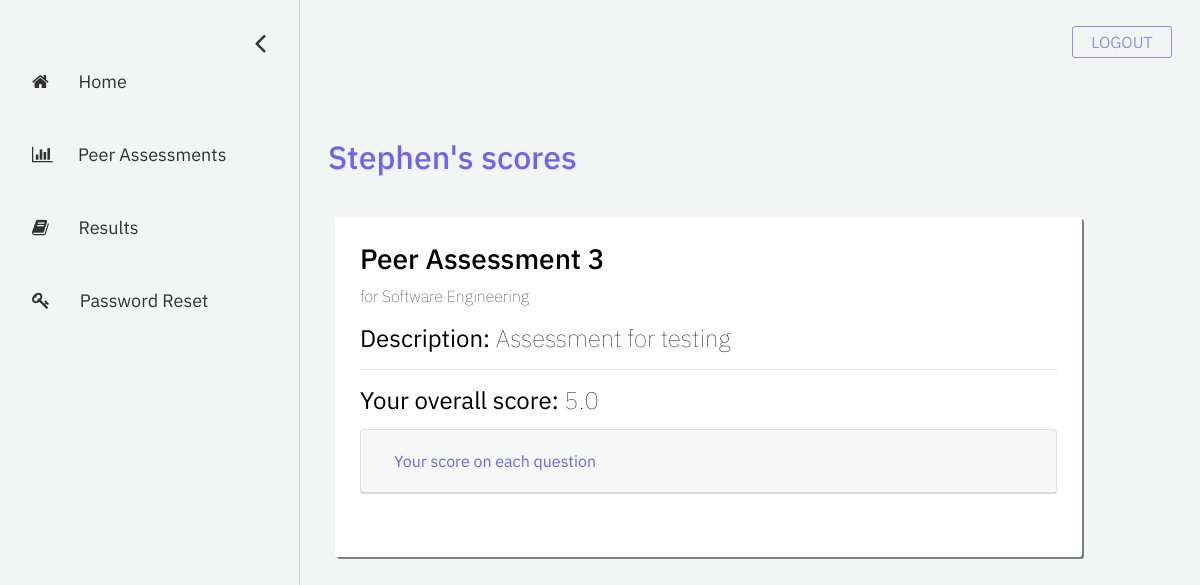
Screenshot of /student/completed-assessments (signed in) with the database file from the repository.
### account/models.py (models this page shows, shortened)
class User(AbstractBaseUser, PermissionsMixin):
    email = models.EmailField(
        verbose_name=_('email address'), max_length=255, unique=True
    )
    first_name = models.CharField(_('first name'), max_length=30, blank=True)
    last_name = models.CharField(_('last name'), max_length=150, blank=True)
    eagle_id = models.CharField(max_length = 8, unique=True)
    is_student = models.BooleanField(
        _('student status'),
        default=False,
        help_text=_(
            'Shows whether this user is a student. '
        ),
    )
    is_instructor = models.BooleanField(
        _('instructor status'),
        default=False,
        help_text=_(
            'Shows whether this user is a instructor. '
        ),
    )
    is_active = models.BooleanField(
        _('active'),
        default=True,
        help_text=_(
            'Designates whether this user should be treated as active. '
            'Unselect this instead of deleting accounts.'
        ),
    )
    is_staff = models.BooleanField(
        _('admin status'),
        default=False,
        help_text=_(
            'Designates whether the user can log into this admin site.'
        ),
    )
    date_joined = models.DateTimeField(
        _('date joined'), default=timezone.now
    )
    objects = UserManager()
    USERNAME_FIELD = 'email'
    REQUIRED_FIELDS = ['first_name', 'last_name', 'eagle_id', 'is_student', 'is_instructor']

### assessment/models.py (models this page shows, shortened)
class Assessment(models.Model):
    name = models.CharField("assessment name", max_length=255)
    description = models.TextField("description", max_length=512, blank=True)
    date_created = models.DateTimeField("date created", auto_now_add=True)
    start_date = models.DateField("start date")
    end_date = models.DateField("end date")
    open_status = models.BooleanField("open status", default=True)
    course = models.ForeignKey(Course, on_delete=models.CASCADE) # the course that this peer review belongs to
    questions = models.ManyToManyField(Question) # a set of Questions under this assessment
    result_sets = models.ManyToManyField(Result_set) # a set of Result_sets under this assessment
    completed_students = models.ManyToManyField(User, related_name="completed_students") # a set of Users who have completed this assessment
    def is_open(self):
        return self.open_status

class Result_set(models.Model):
    student = models.ForeignKey(User, related_name="evaluated_student", on_delete=models.CASCADE)
    team = models.ForeignKey(Team, on_delete=models.CASCADE)
    rating_answers = models.ManyToManyField(Answer, related_name="rating_answers") # a set of rating Answers under this assessment
    text_answers = models.ManyToManyField(Answer, related_name="text_answers") # a set of text Answers under this assessment
    def get_overall_average(self):
        scores = [answer.answer_rating for answer in self.rating_answers.all()] # a list of scores
        return round(np.mean(scores), 2)

class Answer(models.Model):
    question = models.ForeignKey(Question, on_delete=models.CASCADE)
    evaluator = models.ForeignKey(User, related_name="evaluator", on_delete=models.CASCADE) # the person who evaluates others
    team_member = models.ForeignKey(User, related_name="team_member", on_delete=models.CASCADE) # the person being evaluated
    answer_text = models.CharField("answer text", max_length=512, null=True) # answer for free response
    answer_rating = models.SmallIntegerField("answer rating", null=True) # answer for rating question (1-5)
    date_added = models.DateTimeField("date added", auto_now_add=True)
    date_modified = models.DateTimeField("date modified", auto_now=True)

### registration/models.py (models this page shows, shortened)
class Course(models.Model):
    course_name = models.CharField("course name", max_length=60)
    course_code = models.IntegerField("course code")
    section_number = models.SmallIntegerField("section number")
    year = models.SmallIntegerField("year of realization")
    semester_choices = (
        ('S', 'Spring'),
        ('F', 'Fall'),
    )
    semester = models.CharField("semester of realization", max_length = 1, choices = semester_choices)
    professors = models.ManyToManyField(User)
    students = models.ManyToManyField(User, related_name="students")

### eval_student/views.py (the view)
# urls.py: path('completed-assessments', views.completed_assessments, name='completed-assessments'),
def completed_assessments(request):
    assessment_list = Assessment.objects.all()
    filtered_list = []
    for assessment in assessment_list:
       if request.user in assessment.course.students.all() and not assessment.is_open():
           filtered_list.append(assessment)
    context = {
        'assessment_list': filtered_list,
    }
    return render(request, 'eval_student/completed-assessments.html', context=context)

### eval_student/templatetags/eval_student_extras.py (called while the page is built)
@register.simple_tag
def find_result_set(result_sets, student, course):
    for team in Team.objects.filter(course=course).all():
        if student in team.student.all():
            the_team = team
            break
    return result_sets.filter(student=student, team=the_team).first()

@register.simple_tag
def get_per_question_average(result_set, q_id):
        scores = [answer.answer_rating for answer in result_set.rating_answers.all() if answer.question.id == q_id] # a list of scores of that question
        return round(np.mean(scores), 2)

### eval_student/templates/eval_student/completed-assessments.html (shortened to what this page needs)
{% extends 'eval_student/base-sidebar.html'%}
{% load eval_student_extras %}
{% load static %}
{% block content%}
	<div id="main">
		<div class="container">
			<div class="container row">
				<h2 style="color: #6C63FF;">{{ user.first_name }}'s scores</h2>
			</div>
			{% if assessment_list|length > 0 %}
				{% for assessment in assessment_list %}
					<div class="column course-box">
						<h3> {{ assessment.name }} </h3>
						<p style="font-weight: 20;"> for {{ assessment.course.course_name }}</p>
						{% if assessment.description != '' %}
							<h4><b>Description:</b> {{ assessment.description }}</h4>
						{% else %}
							<h4><b>Description:</b> No assessment description</h4>
						{% endif %}
						<hr>
						{% find_result_set assessment.result_sets request.user assessment.course as result_set %}
						<h4><b>Your overall score:</b> {{ result_set.get_overall_average }}</h4>
						<div style="margin-top: 2%; margin-bottom: 2%;">
							<div class="card">
								<div class="card-header" id="headingOne_@{{ assessment.id }}">
									<h5 class="mb-0">
										<button style="color: #6C63FF;" class="btn btn-link" data-toggle="collapse" data-target="#collapseOne_@{{ assessment.id }}" aria-expanded="true" aria-controls="collapseOne_@{{ assessment.id }}">
											Your score on each question
										</button>
									</h5>
								</div>
							</div>
						</div>
					</div>
				{% endfor %}
			{% else %}
				No results available.
			{% endif %}
		</div>
	</div>
{% endblock %}

### eval_student/static/eval_student/css/base-sidebar.css (style rules this page uses)
body { font-family: 'IBM Plex Sans', sans-serif; background-color: #f3f4f4; }
#main { transition: margin-left .5s; padding: 20px; }
.row { position: relative; top: 20px; padding: 8px; margin-top: 10px; margin-bottom: 45px; }
.course-box { width: 90% !important; background-color: white; color: black; padding: 25px; padding-bottom: 50px; margin-right: 15px; margin-top: 25px; border-radius: 3px; box-shadow: 2px 2px grey; }

### eval_student/static/eval_student/css/peer-assessments.css (style rules this page uses)
h4 { font-weight: 80; margin-right: 5%; }

### rows the page displays
User: first_name "Stephen"
Assessment: name "Peer Assessment 3", course.course_name "Software Engineering", description "Assessment for testing"
Result_set: get_overall_average "5.0"
